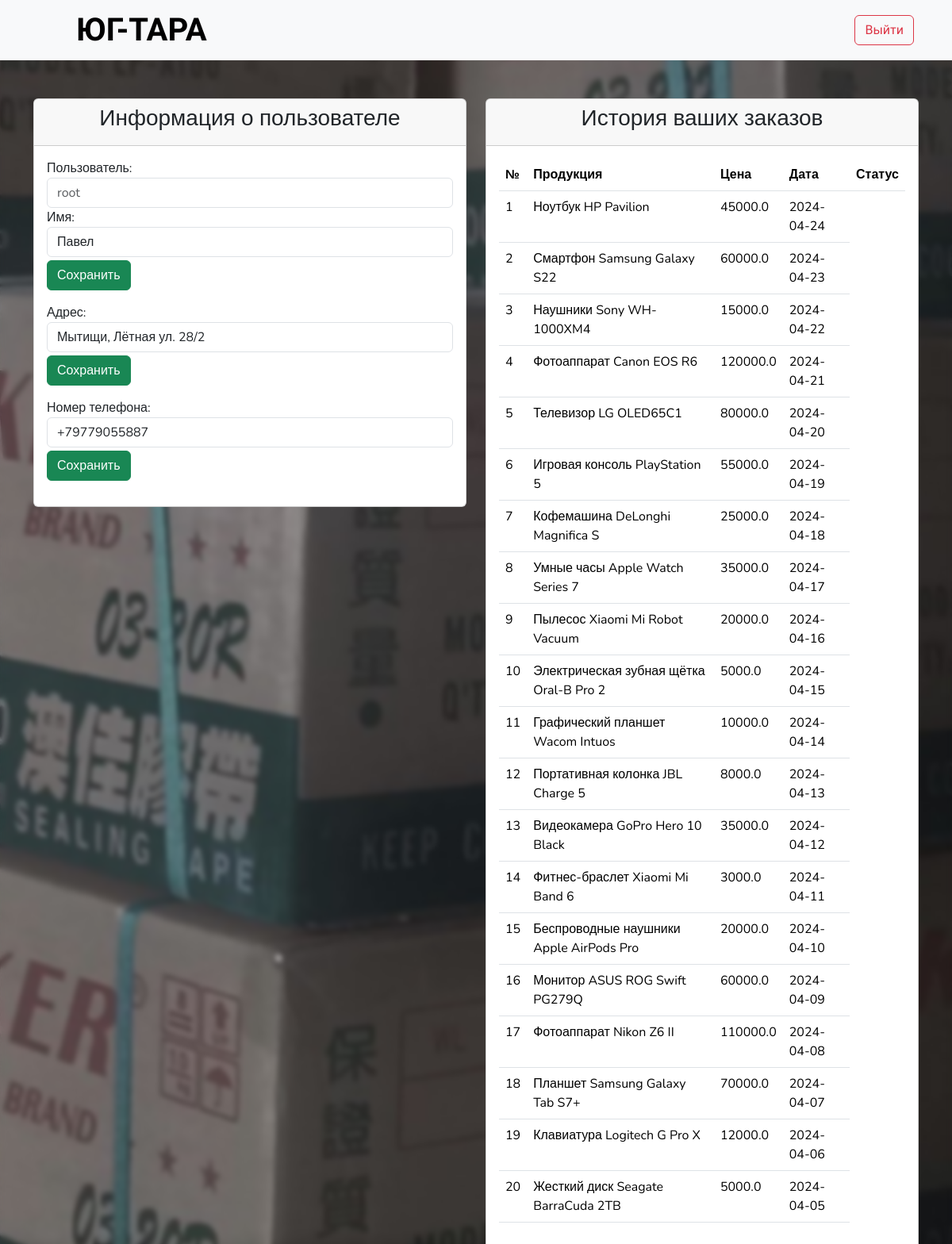
Page /dashboard (signed in) on the earlier database version.
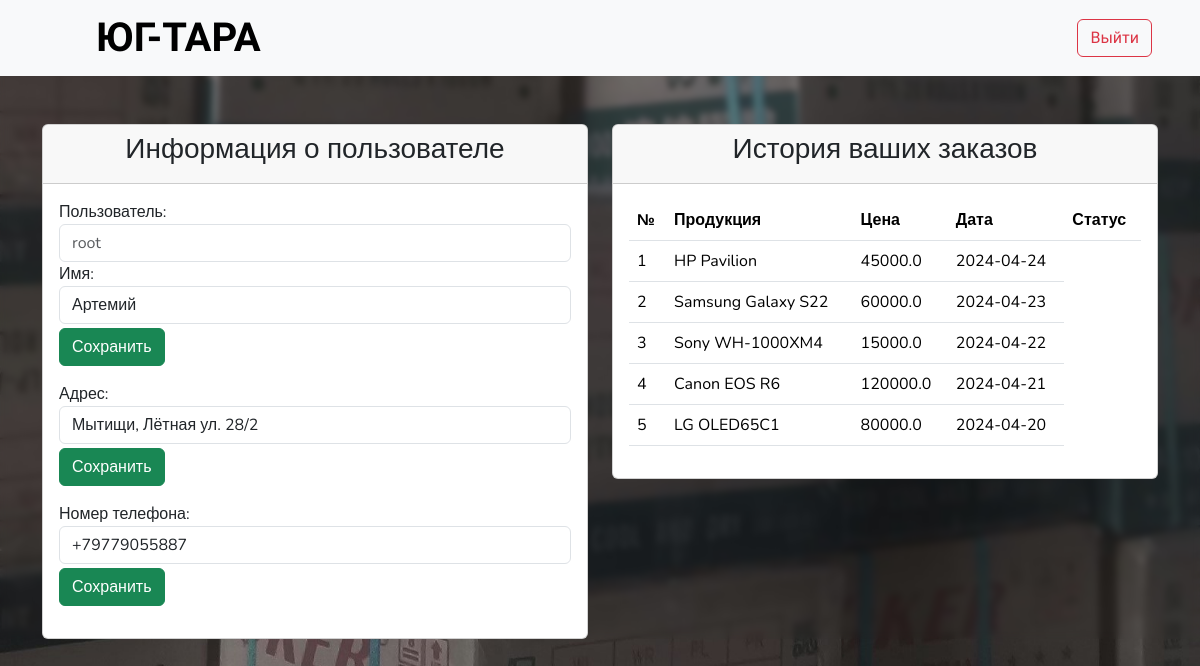
Same page on the later database version.
### main.py (models this page shows, shortened)
class User(db.Model):
    id = db.Column(db.Integer, primary_key=True)
    username = db.Column(db.String(50), unique=True, nullable=False)
    password_hash = db.Column(db.String(100), nullable=False)

class User_Information(db.Model):
    id = db.Column(db.Integer, primary_key=True)
    user_id = db.Column(db.Integer, db.ForeignKey('user.id'), nullable=False)
    name = db.Column(db.String(15))
    phone = db.Column(db.Text(30))
    address = db.Column(db.String(45))

class Purchase(db.Model):
    id = db.Column(db.Integer, primary_key=True)
    user_id = db.Column(db.Integer, db.ForeignKey('user.id'), nullable=False)
    product_name = db.Column(db.String(100), nullable=False)
    price = db.Column(db.Float, nullable=False)
    order_date = db.Column(db.Date)

### main.py (the view, shortened to what this page needs)
@app.route('/dashboard', methods=['GET', 'POST'])
@login_required
def dashboard():
    user_info = User_Information.query.filter_by(user_id=current_user.id).first()
    user_orders = Purchase.query.filter_by(user_id=current_user.id).all()
    return render_template('user_panel.html', user_info=user_info, user_orders=user_orders, title='Личный кабинет')

### main.py (called while the page is built)
@login_manager.user_loader
def load_user(user_id):
    return db.session.get(User, int(user_id))

### templates/user_panel.html (shortened to what this page needs)
{% extends 'base_template.html' %}
{% block imports %}
{%- block common_imports %}
<link href="https://cdn.jsdelivr.net/npm/bootstrap@5.3.2/dist/css/bootstrap.min.css" rel="stylesheet">
{%- endblock %}
{%- block user_imports %}
    <link href="{{ url_for('static', filename='css/index_stylesheet.css') }}" rel="stylesheet">
{%- endblock %}
{% endblock %}
{% block content %}
{% block navigation %}
<nav class="navbar navbar-light bg-light px-5">
    <a href="{{ url_for('index') }}" class="d-flex align-items-center ms-5 link-body-emphasis text-decoration-none ">
        <p class="montserrat-alternates-extrabold fs-1 m-0 me-5">ЮГ-ТАРА</p>
    </a>
    <form class="form-inline my-2 my-lg-0 montserrat-alternates-extrabold">
        <a href="{{ url_for('logout') }}">
            <button class="btn btn-outline-danger my-2 my-sm-0" type="button">Выйти</button>
        </a>
    </form>
</nav>
{% endblock %}
{% block user_info %}
<div class="custom-container container mt-5">
    <div class="row">
        <div class="col-md-6 col-12">
            <div class="card">
                <div class="card-header">
                    <h3 class="text-center">Информация о пользователе</h3>
                </div>
                <div class="card-body">
                    <form method="post" action="{{ url_for('dashboard') }}">
                        <div class="form-group">
                            <label for="username">Пользователь:</label>
                            <input type="text" class="form-control" id="username" placeholder="{{ current_user.username }}" readonly>
                        </div>
                        <div class="form-group">
                            <label for="name">Имя:</label>
                            <input type="text" class="form-control" id="name" name="name" placeholder="Введите ваше имя" value="{{ user_info.name if user_info else '' }}" {% if not user_info %} readonly {% endif %}>
                            <button type="submit" class="btn btn-success mt-1 mb-3" {% if not user_info %} disabled {% endif %}>Сохранить</button>
                        </div>
                        <div class="form-group">
                            <label for="address">Адрес:</label>
                            <input type="text" class="form-control" id="address" name="address" placeholder="Введите ваш адрес" value="{{ user_info.address if user_info else '' }}" {% if not user_info %} readonly {% endif %}>
                            <button type="submit" class="btn btn-success mt-1 mb-3" {% if not user_info %} disabled {% endif %}>Сохранить</button>
                        </div>
                        <div class="form-group">
                            <label for="phone">Номер телефона:</label>
                            <input type="tel" class="form-control" id="phone" name="phone" placeholder="Введите номер телефона" value="{{ user_info.phone if user_info else '' }}" {% if not user_info %} readonly {% endif %}>
                            <button type="submit" class="btn btn-success mt-1 mb-3" {% if not user_info %} disabled {% endif %}>Сохранить</button>
                        </div>
                    </form>
                </div>
            </div>
        </div>
        {% endblock %}
        {% block order_history %}
        <div class="custom-container container col-md-6 col-12">
            <div class="card">
                <div class="card-header">
                    <h3 class="text-center">История ваших заказов</h3>
                </div>
                <div class="card-body">
                    <table class="table px-6">
                        <thead>
                            <tr>
                                <th>№</th>
                                <th>Продукция</th>
                                <th>Цена</th>
                                <th>Дата</th>
                                <th>Статус</th>
                            </tr>
                        </thead>
                        <tbody>
                            {% for order in user_orders %}
                            <tr>
                                <td class="fs-6">{{ order.id }}</td>
                                <td class="fs-6">{{ order.product_name }}</td>
                                <td class="fs-6">{{ order.price }}</td>
                                <td class="fs-6">{{ order.order_date }}</td>
                            </tr>
                            {% endfor %}
                        </tbody>
                    </table>
                </div>
            </div>
        </div>
        {% endblock %}
    </div>
</div>
{% endblock %}

### templates/base_template.html (shortened to what this page needs)
<!DOCTYPE html>
<html>
<head>
{% block imports %}{% endblock %}
</head>
<body>
{%- block content -%}{%- endblock -%}
</body>
</html>

### static/css/index_stylesheet.css (style rules this page uses)
body { font-family: 'Nunito', sans-serif; background-image: url("/static/images/container/background.jpg"); background-size: cover; background-repeat: no-repeat; background-position: center center; background-attachment: fixed; backdrop-filter: blur(3px); }
.montserrat-alternates-extrabold { font-family: "Montserrat Alternates", sans-serif; font-weight: 800; font-style: normal; }

Differences in the rows shown:
removed Purchase: id "6", product_name "Игровая консоль PlayStation 5", price "55000.0", order_date "2024-04-19"
removed Purchase: id "7", product_name "Кофемашина DeLonghi Magnifica S", price "25000.0", order_date "2024-04-18"
removed Purchase: id "8", product_name "Умные часы Apple Watch Series 7", price "35000.0", order_date "2024-04-17"
removed Purchase: id "9", product_name "Пылесос Xiaomi Mi Robot Vacuum", price "20000.0", order_date "2024-04-16"
removed Purchase: id "10", product_name "Электрическая зубная щётка Oral-B Pro 2", price "5000.0", order_date "2024-04-15"
removed Purchase: id "11", product_name "Графический планшет Wacom Intuos", price "10000.0", order_date "2024-04-14"
removed Purchase: id "12", product_name "Портативная колонка JBL Charge 5", price "8000.0", order_date "2024-04-13"
removed Purchase: id "13", product_name "Видеокамера GoPro Hero 10 Black", price "35000.0", order_date "2024-04-12"
removed Purchase: id "14", product_name "Фитнес-браслет Xiaomi Mi Band 6", price "3000.0", order_date "2024-04-11"
removed Purchase: id "15", product_name "Беспроводные наушники Apple AirPods Pro", price "20000.0", order_date "2024-04-10"
removed Purchase: id "16", product_name "Монитор ASUS ROG Swift PG279Q", price "60000.0", order_date "2024-04-09"
removed Purchase: id "17", product_name "Фотоаппарат Nikon Z6 II", price "110000.0", order_date "2024-04-08"
removed Purchase: id "18", product_name "Планшет Samsung Galaxy Tab S7+", price "70000.0", order_date "2024-04-07"
removed Purchase: id "19", product_name "Клавиатура Logitech G Pro X", price "12000.0", order_date "2024-04-06"
removed Purchase: id "20", product_name "Жесткий диск Seagate BarraCuda 2TB", price "5000.0", order_date "2024-04-05"
changed User_Information "Мытищи, Лётная ул. 28/2": name "Павел" → "Артемий"
changed Purchase id 1: product_name "Ноутбук HP Pavilion" → "HP Pavilion"
changed Purchase id 2: product_name "Смартфон Samsung Galaxy S22" → "Samsung Galaxy S22"
changed Purchase id 3: product_name "Наушники Sony WH-1000XM4" → "Sony WH-1000XM4"
changed Purchase id 4: product_name "Фотоаппарат Canon EOS R6" → "Canon EOS R6"
changed Purchase id 5: product_name "Телевизор LG OLED65C1" → "LG OLED65C1"
